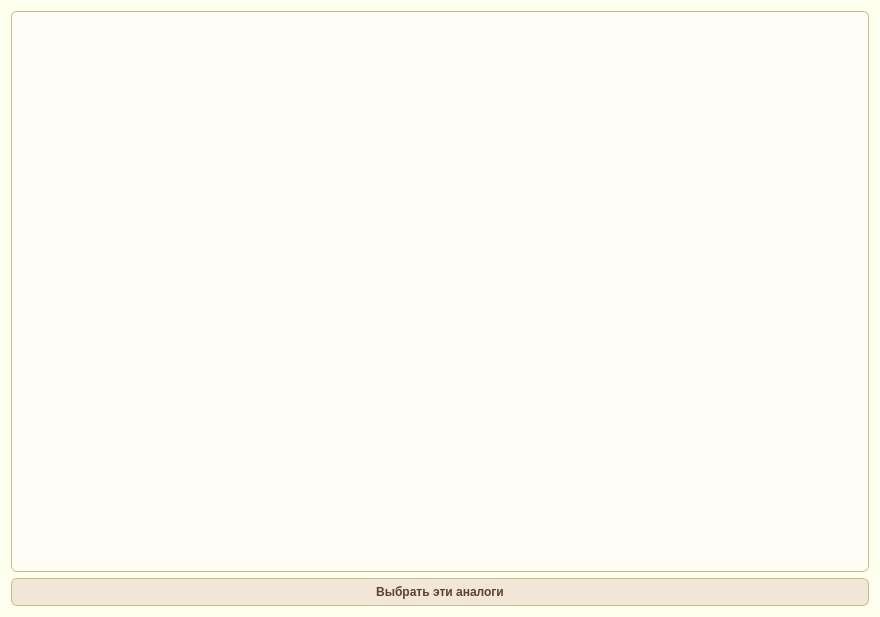
<?xml version="1.0" encoding="UTF-8"?>
<ui version="4.0">
 <class>Dialog</class>
 <widget class="QDialog" name="Dialog">
  <property name="geometry">
   <rect>
    <x>0</x>
    <y>0</y>
    <width>880</width>
    <height>617</height>
   </rect>
  </property>
  <property name="windowTitle">
   <string>Dialog</string>
  </property>
  <property name="styleSheet">
   <string notr="true">QMenuBar {
    background-color: #fdfdfd;
    border: 1px solid #cccccc;
}

QMenuBar::item {
    spacing: 4px;
    padding: 6px 14px;
    background: transparent;
    color: #333;
}

QMenuBar::item:selected {
    background: #cce0ff;
    color: #000;
    border-radius: 6px;
}

QMenu {
    background-color: #ffffff;
    border: 1px solid #c0c0c0;
    padding: 4px;
    border-radius: 6px;
}

QMenu::item {
    padding: 6px 18px;
    background-color: transparent;
    color: #333;
    border-radius: 4px;
}

QMenu::item:selected {
    background-color: #e6f0ff;
    color: #000;
}
QWidget {
    background-color: #fffff0;
}

</string>
  </property>
  <layout class="QGridLayout" name="gridLayout">
   <item row="0" column="0">
    <widget class="QTableWidget" name="tableWidget_comparative_analog">
     <property name="styleSheet">
      <string notr="true"> QTableWidget {
    background-color: #fffdf5;         /* слегка тёплый фон */
    color: #5c4033;                    /* основной тёплый текст */
    border: 1px solid #d2b48c;         /* светло-коричневая рамка */
    border-radius: 6px;
    padding: 10px;
    font-size: 14px;
    font-family: &quot;Segoe UI&quot;, &quot;Arial&quot;, sans-serif;
}
QHeaderView::section {
    background-color: #fffdf5;
    color: #5c4033;
    padding: 4px;
    font-size: 13px;
    font-family: &quot;Segoe UI&quot;, &quot;Arial&quot;, sans-serif;
}
</string>
     </property>
    </widget>
   </item>
   <item row="1" column="0">
    <widget class="QPushButton" name="pushButton_analog_OK">
     <property name="styleSheet">
      <string notr="true">QPushButton {
    background-color: #f2e6d8;       /* тёплый светлый бежевый */
    color: #5c4033;                  /* тот же шоколадный, как и в QLabel */
    border: 1px solid #d2b48c;       /* светло-коричневая рамка */
    border-radius: 6px;
    padding: 6px 12px;
    font-size: 12px;
    font-weight: bold;
}

QPushButton:hover {
    background-color: #e6d2b5;       /* чуть темнее при наведении */
}

QPushButton:pressed {
    background-color: #d4b899;       /* эффект нажатия */
}

QPushButton:disabled {
    background-color: #f5f5f5;
    color: #aaa;
    border: 1px solid #ddd;
}
</string>
     </property>
     <property name="text">
      <string>Выбрать эти аналоги</string>
     </property>
    </widget>
   </item>
  </layout>
 </widget>
 <resources/>
 <connections/>
</ui>
